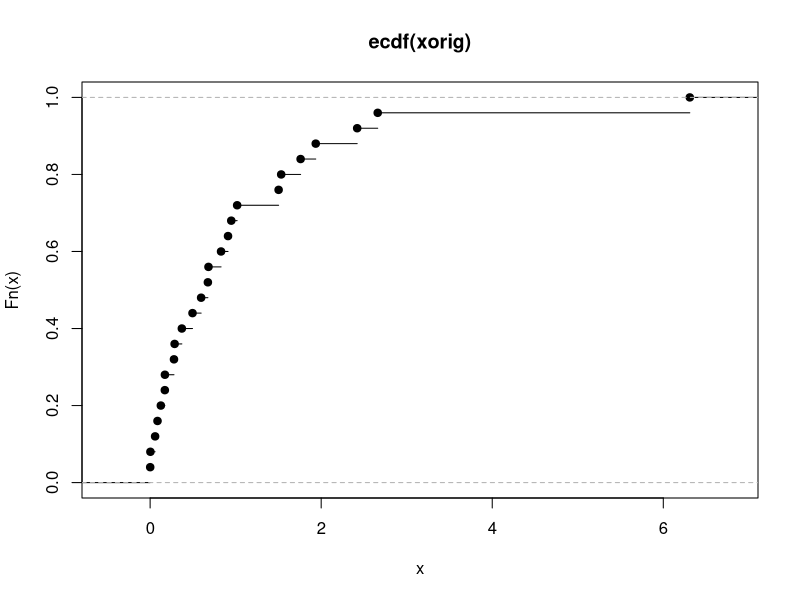

Recreate this plot in R.
## ---- chunk 1
knitr::opts_chunk$set(echo = TRUE)
## ---- chunk 2
xorig <- rexp(25)
plot(ecdf(xorig))
